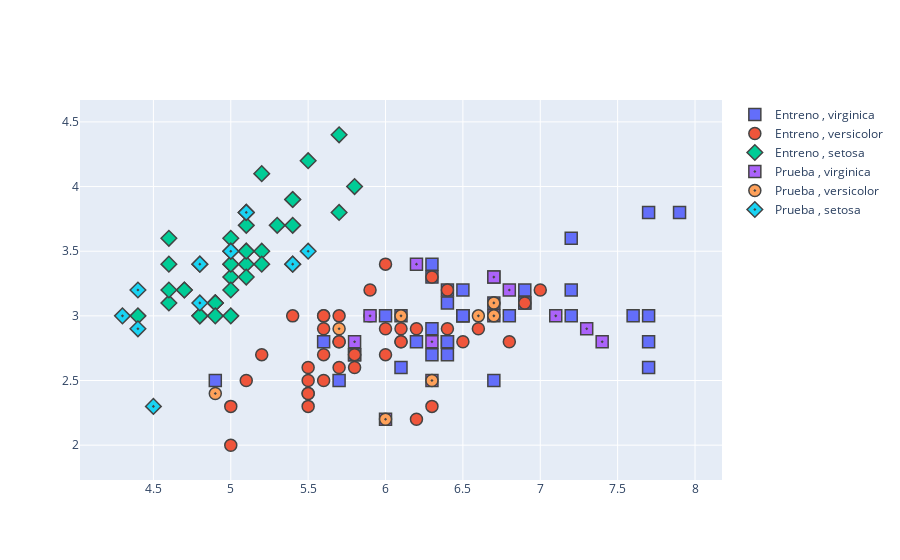

The cell this chart's notebook holds for it:
### Code cell
grafica2 = go.Figure(data=[
    go.Scatter(
        x=X[y==label, 0], y=X[y==label, 1],
        name=f'{split} , {label}',
        mode='markers', marker_symbol=marker
    )
    for X, y, label, split, marker in trace_specs
])
grafica2.update_traces(
    marker_size=12, marker_line_width=1.5
)

### Figure 1 — Plotly figure (JSON) as saved in the notebook; plotly's stock layout.template omitted (floating-point values rounded to 4 significant figures)
{"data": [{"marker": {"line": {"width": 1.5}, "size": 12, "symbol": "square"}, "mode": "markers", "name": "Entreno , virginica", "type": "scatter", "x": [7.2, 6.9, 6.9, 6.4, 6.4, 6.1, 6.3, 6, 7.7, 4.9, 6.4, 6.7, 7.6, 6.2, 6.5, 5.6, 6.4, 5.7, 6.5, 7.2, 6.7, 6.3, 6.4, 7.2, 7.7, 6.1, 6.3, 6.5, 7.7, 7.7, 6.7, 6.5, 6.8, 5.8, 7.9, 6.3, 5.8, 6.9], "y": [3, 3.2, 3.1, 3.2, 2.8, 2.6, 3.4, 3, 3.8, 2.5, 2.8, 2.5, 3, 2.8, 3, 2.8, 3.1, 2.5, 3, 3.6, 3.3, 3.3, 2.7, 3.2, 2.6, 3, 2.7, 3, 3, 2.8, 3.1, 3.2, 3, 2.7, 3.8, 2.9, 2.7, 3.1]}, {"marker": {"line": {"width": 1.5}, "size": 12, "symbol": "circle"}, "mode": "markers", "name": "Entreno , versicolor", "type": "scatter", "x": [5.8, 6, 6.7, 6.1, 5.6, 5.2, 6.8, 5.7, 5.6, 5.6, 5.1, 5.4, 5.9, 6.1, 5.7, 5.5, 5.6, 5.7, 5.5, 5.8, 6, 6.3, 5.8, 6.2, 6.2, 6.4, 6.5, 6.9, 6.1, 6.3, 6.6, 5.5, 5, 5.5, 6, 6.4, 7, 5.5, 5.9, 5.6, 5.7, 5], "y": [2.6, 2.9, 3.1, 2.8, 3, 2.7, 2.8, 2.8, 2.5, 3, 2.5, 3, 3, 2.8, 2.8, 2.3, 2.9, 3, 2.4, 2.7, 2.7, 2.3, 2.7, 2.2, 2.9, 3.2, 2.8, 3.1, 2.9, 3.3, 2.9, 2.6, 2, 2.5, 3.4, 2.9, 3.2, 2.4, 3.2, 2.7, 2.6, 2.3]}, {"marker": {"line": {"width": 1.5}, "size": 12, "symbol": "diamond"}, "mode": "markers", "name": "Entreno , setosa", "type": "scatter", "x": [4.6, 5.7, 5.1, 5.2, 4.9, 5.1, 4.9, 5.4, 4.7, 5.4, 5, 5.1, 4.9, 5, 5, 4.9, 5.1, 5.2, 5, 4.4, 4.8, 5.1, 4.7, 5.4, 5.5, 5.4, 5.2, 4.6, 5.1, 5.8, 5.3, 5, 4.6, 4.8, 4.6, 5, 5.1, 5.7, 4.8, 5], "y": [3.4, 4.4, 3.5, 3.5, 3.1, 3.4, 3.1, 3.9, 3.2, 3.9, 3.4, 3.7, 3.1, 3.3, 3.2, 3, 3.8, 4.1, 3.4, 3, 3.4, 3.5, 3.2, 3.7, 4.2, 3.4, 3.4, 3.1, 3.8, 4, 3.7, 3.6, 3.6, 3, 3.2, 3, 3.3, 3.8, 3, 3.5]}, {"marker": {"line": {"width": 1.5}, "size": 12, "symbol": "square-dot"}, "mode": "markers", "name": "Prueba , virginica", "type": "scatter", "x": [6, 6.3, 5.8, 6.2, 7.3, 5.9, 6.3, 6.8, 7.4, 6.7, 6.7, 7.1], "y": [2.2, 2.5, 2.8, 3.4, 2.9, 3, 2.8, 3.2, 2.8, 3, 3.3, 3]}, {"marker": {"line": {"width": 1.5}, "size": 12, "symbol": "circle-dot"}, "mode": "markers", "name": "Prueba , versicolor", "type": "scatter", "x": [6.1, 6.7, 6.3, 4.9, 5.7, 6, 6.6, 6.7], "y": [3, 3, 2.5, 2.4, 2.9, 2.2, 3, 3.1]}, {"marker": {"line": {"width": 1.5}, "size": 12, "symbol": "diamond-dot"}, "mode": "markers", "name": "Prueba , setosa", "type": "scatter", "x": [4.4, 5.1, 4.3, 5, 5.5, 4.5, 4.4, 5.4, 4.8, 4.8], "y": [3.2, 3.8, 3, 3.5, 3.5, 2.3, 2.9, 3.4, 3.1, 3.4]}], "layout": {"autosize": true, "xaxis": {"autorange": false, "range": [4.026, 8.174], "showspikes": false, "type": "linear"}, "yaxis": {"autorange": false, "range": [1.731, 4.669], "showspikes": false, "type": "linear"}}}
